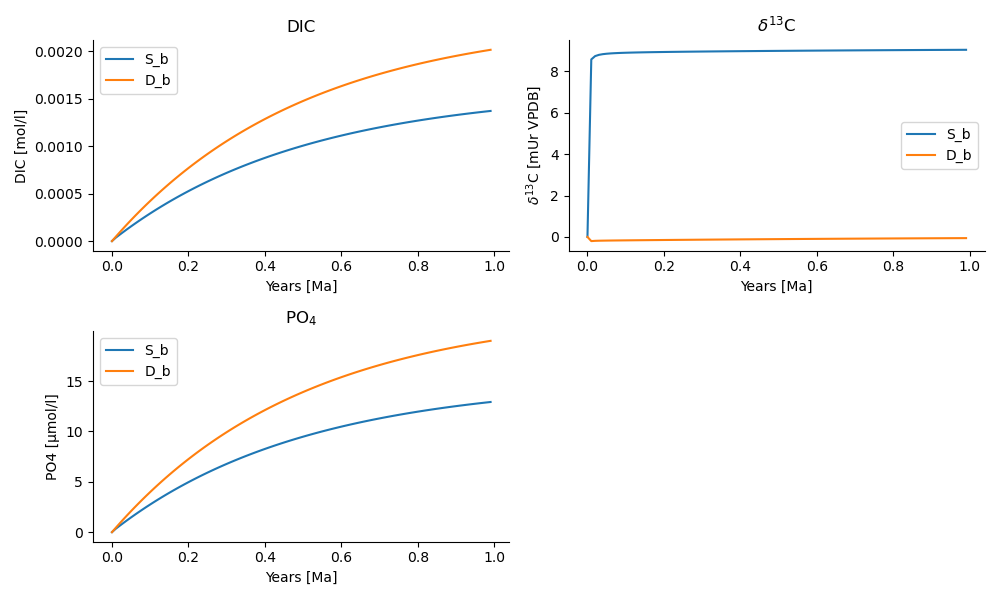

Here is the Python script that generated this plot:
from esbmtk import (
    Model,
    Reservoir,  # the reservoir class
    ConnectionProperties,  # the connection class
    SourceProperties,  # the source class
    SinkProperties,  # sink class
    data_summaries,
    Q_,
)
M = Model(
    stop="1 Myr",  # end time of model
    timestep="1 kyr",  # upper limit of time step
    element=["Phosphor", "Carbon"],  # list of species definitions
)

# boundary conditions
F_w_PO4 =  M.set_flux("45 Gmol", "year", M.PO4) # P @280 ppm (Filipelli 2002)
tau = Q_("100 year")  # PO4 residence time in surface boxq
F_b = 0.01  # About 1% of the exported P is buried in the deep ocean
thc = "20*Sv"  # Thermohaline circulation in Sverdrup
Redfield = 106 # C:P

SourceProperties(
    name="weathering",
    species=[M.PO4, M.DIC],
    isotopes={M.DIC: True},
)
SinkProperties(
    name="burial",
    species=[M.PO4, M.DIC],
    isotopes={M.DIC: True},
)
Reservoir(
    name="S_b",
    volume="3E16 m**3",  # surface box volume
    concentration={M.DIC: "2 umol/l", M.PO4: "0 umol/l"},
    isotopes={M.DIC: True},
    delta={M.DIC: 0},
)
Reservoir(
    name="D_b",
    volume="100E16 m**3",  # deeb box volume
    concentration={M.DIC: "2 umol/l", M.PO4: "0 umol/l"},
    isotopes={M.DIC: True},
    delta={M.DIC: 0},
)

ConnectionProperties(  # thermohaline downwelling
    source=M.S_b,  # source of flux
    sink=M.D_b,  # target of flux
    ctype="scale_with_concentration",
    scale=thc,
    id="thc_up",
)
ConnectionProperties(  # thermohaline upwelling
    source=M.D_b,  # source of flux
    sink=M.S_b,  # target of flux
    ctype="scale_with_concentration",
    scale=thc,
    id="thc_down",
)

ConnectionProperties(
    source=M.weathering,  # source of flux
    sink=M.S_b,  # target of flux
    rate={M.DIC: F_w_PO4 * Redfield, M.PO4: F_w_PO4},  # rate of flux
    ctype="regular",
    id="weathering",  # connection id
    delta={M.DIC: 0},
)

# P-uptake by photosynthesis
ConnectionProperties(  #
    source=M.S_b,  # source of flux
    sink=M.D_b,  # target of flux
    ctype="scale_with_concentration",
    scale=M.S_b.volume / tau,
    id="primary_production",
    species=[M.PO4],  # apply this only to PO4
)
# OM Primary production as a function of P-concentration
ConnectionProperties(  #
    source=M.S_b,  # source of flux
    sink=M.D_b,  # target of flux
    ref_reservoirs=M.S_b.PO4,
    ctype="scale_with_concentration",
    scale=Redfield * M.S_b.volume / tau,
    species=[M.DIC],
    id="OM_production",
    alpha=-28,  # mUr
)
# P burial 
ConnectionProperties(  #
    source=M.D_b,  # source of flux
    sink=M.burial,  # target of flux
    ctype="scale_with_flux",
    ref_flux=M.flux_summary(filter_by="primary_production",return_list=True)[0],
    scale={M.PO4: F_b, M.DIC: F_b * Redfield},
    id="burial",
    alpha={M.DIC: 0},
)

M.run()
pl = data_summaries(
    M,  # model instance 
    [M.DIC, M.PO4],  # SpeciesProperties list 
    [M.S_b, M.D_b],  # Reservoir list
)
M.plot(pl, fn="po4_4.png")
